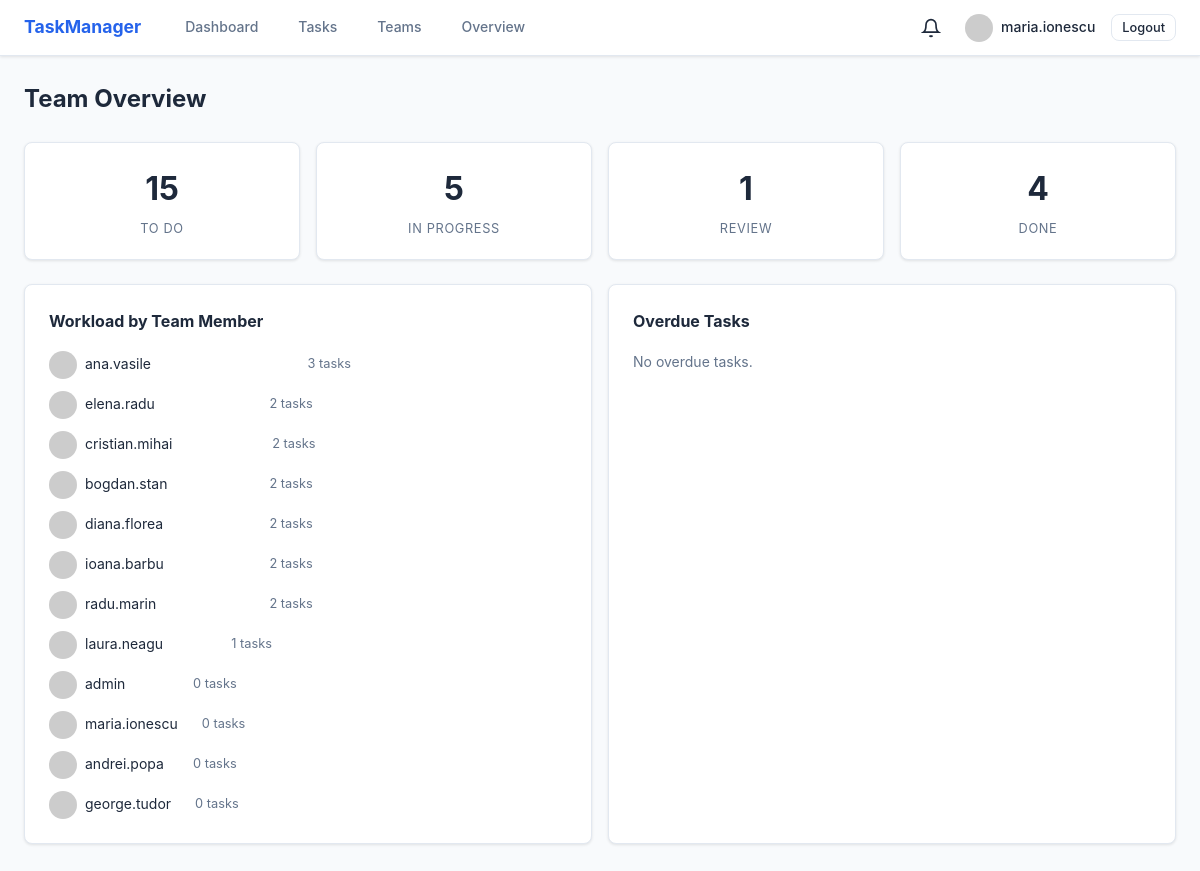
The page /overview (signed in) on the database its author committed.
### models/user.py (models this page shows, shortened)
class User(UserMixin, db.Model):
    __tablename__ = 'users'
    id = db.Column(db.Integer, primary_key=True)
    username = db.Column(db.String(64), unique=True, nullable=False, index=True)
    email = db.Column(db.String(120), unique=True, nullable=False, index=True)
    password_hash = db.Column(db.String(128), nullable=False)
    full_name = db.Column(db.String(120), default='')
    job_title = db.Column(db.String(120), default='')
    department = db.Column(db.String(120), default='')
    bio = db.Column(db.Text, default='')
    role = db.Column(db.String(20), default='user')  # user, manager, admin
    is_active = db.Column(db.Boolean, default=True)
    notify_assignment = db.Column(db.Boolean, default=True)
    notify_comments = db.Column(db.Boolean, default=True)
    notify_deadlines = db.Column(db.Boolean, default=True)
    created_at = db.Column(db.DateTime, default=datetime.utcnow)
    last_seen = db.Column(db.DateTime, default=datetime.utcnow)
    tasks_created = db.relationship('Task', foreign_keys='Task.creator_id', backref='creator', lazy='dynamic')
    tasks_assigned = db.relationship('Task', foreign_keys='Task.assignee_id', backref='assignee', lazy='dynamic')
    comments = db.relationship('Comment', backref='author', lazy='dynamic')
    notifications = db.relationship('Notification', backref='user', lazy='dynamic')
    teams = db.relationship('Team', secondary=team_members, backref=db.backref('members', lazy='dynamic'))
    def gravatar(self, size=80):
        digest = hashlib.md5(self.email.lower().strip().encode()).hexdigest()
        return f'https://www.gravatar.com/avatar/{digest}?d=identicon&s={size}'

### routes/dashboard.py (the view)
@dashboard_bp.route('/overview')
@login_required
def overview():
    if current_user.role not in ('manager', 'admin'):
        return render_template('dashboard/index.html')
    now = datetime.utcnow()
    users = User.query.filter_by(is_active=True).all()
    teams = Team.query.all()
    workload = []
    for user in users:
        count = Task.query.filter_by(assignee_id=user.id).filter(Task.status != 'done').count()
        workload.append({'user': user, 'count': count})
    workload.sort(key=lambda x: x['count'], reverse=True)
    overdue_tasks = Task.query.filter(
        Task.status != 'done',
        Task.deadline.isnot(None),
        Task.deadline < now,
    ).order_by(Task.deadline.asc()).all()
    status_counts = {
        'todo': Task.query.filter_by(status='todo').count(),
        'in_progress': Task.query.filter_by(status='in_progress').count(),
        'review': Task.query.filter_by(status='review').count(),
        'done': Task.query.filter_by(status='done').count(),
    }
    return render_template('dashboard/overview.html', workload=workload,
                           overdue_tasks=overdue_tasks, status_counts=status_counts,
                           teams=teams)

### templates/dashboard/overview.html (shortened to what this page needs)
{% extends "layouts/base.html" %}
{% block extra_css %}<link rel="stylesheet" href="{{ url_for('static', filename='css/dashboard.css') }}">{% endblock %}
{% block content %}
<div class="page-header">
    <h1>Team Overview</h1>
</div>
<div class="stats-grid">
    {% for s, label in [('todo', 'To Do'), ('in_progress', 'In Progress'), ('review', 'Review'), ('done', 'Done')] %}
    <div class="stat-card">
        <div class="stat-value">{{ status_counts[s] }}</div>
        <div class="stat-label">{{ label }}</div>
    </div>
    {% endfor %}
</div>
<div class="dashboard-grid">
    <div class="card">
        <h3>Workload by Team Member</h3>
        {% if workload %}
        <div class="workload-list">
            {% for item in workload %}
            <div class="workload-item">
                <div class="workload-user">
                    <img src="{{ item.user.gravatar(28) }}" class="avatar-sm">
                    <span>{{ item.user.username }}</span>
                </div>
                <div class="workload-bar-container">
                    <span class="workload-count">{{ item.count }} tasks</span>
                </div>
            </div>
            {% endfor %}
        </div>
        {% endif %}
    </div>
    <div class="card">
        <h3>Overdue Tasks</h3>
        {% if overdue_tasks %}
        <div class="task-list-compact">
            {% for task in overdue_tasks %}
            <a href="{{ url_for('tasks.detail', task_id=task.id) }}" class="task-list-item overdue-item">
                <span class="badge badge-{{ task.priority_class }} badge-sm">{{ task.priority[0]|upper }}</span>
                <span class="task-list-title">{{ task.title }}</span>
                <span class="task-deadline overdue">{{ task.deadline.strftime('%b %d') }}</span>
                {% if task.assignee %}
                <span class="text-muted">{{ task.assignee.username }}</span>
                {% endif %}
            </a>
            {% endfor %}
        </div>
        {% else %}
        <p class="text-muted">No overdue tasks.</p>
        {% endif %}
    </div>
</div>
{% endblock %}

### templates/layouts/base.html (shortened to what this page needs)
<!DOCTYPE html>
<html lang="en">
<head>
    <link rel="stylesheet" href="{{ url_for('static', filename='css/main.css') }}">
    {% block extra_css %}{% endblock %}
</head>
<body>
    {% if current_user.is_authenticated %}
    <nav class="navbar">
        <div class="nav-container">
            <a href="{{ url_for('dashboard.index') }}" class="nav-brand">TaskManager</a>
            <div class="nav-links">
                <a href="{{ url_for('dashboard.index') }}">Dashboard</a>
                <a href="{{ url_for('tasks.list_tasks') }}">Tasks</a>
                <a href="{{ url_for('teams.list_teams') }}">Teams</a>
                {% if current_user.role in ('manager', 'admin') %}
                <a href="{{ url_for('dashboard.overview') }}">Overview</a>
                {% endif %}
            </div>
            <div class="nav-right">
                <div class="notification-bell" id="notificationBell">
                    <svg width="20" height="20" viewBox="0 0 24 24" fill="none" stroke="currentColor" stroke-width="2"><path d="M18 8A6 6 0 0 0 6 8c0 7-3 9-3 9h18s-3-2-3-9"/><path d="M13.73 21a2 2 0 0 1-3.46 0"/></svg>
                </div>
                <a href="{{ url_for('profile.view') }}" class="nav-avatar">
                    <img src="{{ current_user.gravatar(32) }}" alt="{{ current_user.username }}" class="avatar-sm">
                    {{ current_user.username }}
                </a>
                <a href="{{ url_for('auth.logout') }}" class="btn btn-sm btn-outline">Logout</a>
            </div>
        </div>
    </nav>
    {% endif %}
    <main class="container">
        {% block content %}{% endblock %}
    </main>
</body>
</html>

### static/css/main.css (style rules this page uses)
*, *::before, *::after { box-sizing: border-box; margin: 0; padding: 0; }
:root { --primary: #2563eb; --primary-hover: #1d4ed8; --secondary: #10b981; --accent: #f59e0b; --bg: #f8fafc; --surface: #ffffff; --text: #1e293b; --text-muted: #64748b; --border: #e2e8f0; --success: #22c55e; --warning: #f97316; --error: #ef4444; --info: #3b82f6; --radius: 8px; --radius-sm: 4px; --shadow: 0 1px 3px rgba(0,0,0,.1); --shadow-md: 0 4px 6px rgba(0,0,0,.1); }
body { font-family: 'Inter', system-ui, -apple-system, sans-serif; background: var(--bg); color: var(--text); line-height: 1.6; font-size: 14px; }
a { color: var(--primary); text-decoration: none; }
.navbar { background: var(--surface); border-bottom: 1px solid var(--border); padding: 0 1.5rem; height: 56px; position: sticky; top: 0; z-index: 100; box-shadow: var(--shadow); }
.nav-container { max-width: 1200px; margin: 0 auto; display: flex; align-items: center; height: 100%; gap: 2rem; }
.nav-brand { font-weight: 700; font-size: 1.1rem; color: var(--primary); }
.nav-links { display: flex; gap: 1rem; flex: 1; }
.nav-links a { color: var(--text-muted); padding: .5rem .75rem; border-radius: var(--radius-sm); font-weight: 500; font-size: .875rem; }
.nav-right { display: flex; align-items: center; gap: 1rem; }
.nav-avatar { display: flex; align-items: center; gap: .5rem; color: var(--text); font-weight: 500; font-size: .875rem; }
.container { max-width: 1200px; margin: 0 auto; padding: 1.5rem; }
.card { background: var(--surface); border: 1px solid var(--border); border-radius: var(--radius); padding: 1.5rem; margin-bottom: 1rem; box-shadow: var(--shadow); }
.card h3 { margin-bottom: 1rem; font-size: 1rem; }
.btn { display: inline-flex; align-items: center; gap: .5rem; padding: .5rem 1rem; border-radius: var(--radius); border: 1px solid transparent; font-weight: 500; font-size: .875rem; cursor: pointer; transition: all .15s; text-decoration: none; line-height: 1.4; }
.btn-outline { background: transparent; color: var(--text); border-color: var(--border); }
.btn-sm { padding: .25rem .625rem; font-size: .8rem; }
.page-header { display: flex; justify-content: space-between; align-items: center; margin-bottom: 1.5rem; }
.page-header h1 { font-size: 1.5rem; }
.avatar-sm { width: 28px; height: 28px; border-radius: 50%; vertical-align: middle; }
.notification-bell { position: relative; cursor: pointer; padding: .5rem; display: flex; align-items: center; }
.text-muted { color: var(--text-muted); }

### static/css/dashboard.css (style rules this page uses)
.stats-grid { display: grid; grid-template-columns: repeat(auto-fit, minmax(160px, 1fr)); gap: 1rem; margin-bottom: 1.5rem; }
.stat-card { background: var(--surface); border: 1px solid var(--border); border-radius: var(--radius); padding: 1.25rem; text-align: center; box-shadow: var(--shadow); }
.stat-value { font-size: 2rem; font-weight: 700; color: var(--text); }
.stat-label { font-size: .8rem; color: var(--text-muted); text-transform: uppercase; letter-spacing: .05em; margin-top: .25rem; }
.dashboard-grid { display: grid; grid-template-columns: repeat(auto-fit, minmax(350px, 1fr)); gap: 1rem; }
.workload-list { display: flex; flex-direction: column; gap: .75rem; }
.workload-item { display: flex; align-items: center; gap: 1rem; }
.workload-user { display: flex; align-items: center; gap: .5rem; min-width: 120px; font-size: .875rem; }
.workload-bar-container { flex: 1; display: flex; align-items: center; gap: .5rem; }
.workload-count { font-size: .8rem; color: var(--text-muted); white-space: nowrap; }

### rows shown on the page
User: username "maria.ionescu", user.username "maria.ionescu"
User: user.username "ana.vasile"
User: user.username "elena.radu"
User: user.username "cristian.mihai"
User: user.username "bogdan.stan"
User: user.username "diana.florea"
User: user.username "ioana.barbu"
User: user.username "radu.marin"
User: user.username "laura.neagu"
User: user.username "admin"
User: user.username "andrei.popa"
User: user.username "george.tudor"

### other values the page prints
{{ status_counts[s] }} "15" "5" "1" "4"
{{ label }} "TO DO" "IN PROGRESS" "REVIEW" "DONE"
{{ item.count }} "3" "2" "2" "2" "2" "2" "2" "1" "0" "0" "0" "0"
